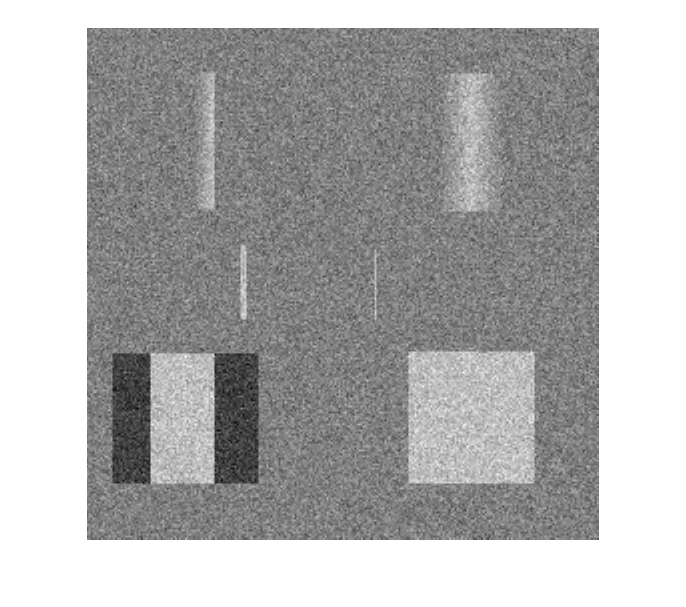
%> input picture HW3/Edges_gnoise.tif, 686 x 607 px
$ octave Q2.m   (GNU Octave 9; MATLAB toolbox functions it lacks are replaced by stand-ins)
%> lines starting %> are read from the running program, lines starting %| are printed output that depends on the picture
clear; clc; close all;
%Read gaussian noise image
edges_gnoise = imread("Edges_gnoise.tif");
%> edges_gnoise is the input picture: size 607x686x3 uint8; min 0, max 255, mean 177.8
%Read salt an pepper noise image
edges_spnoise = imread("Edges_spnoise.tif");
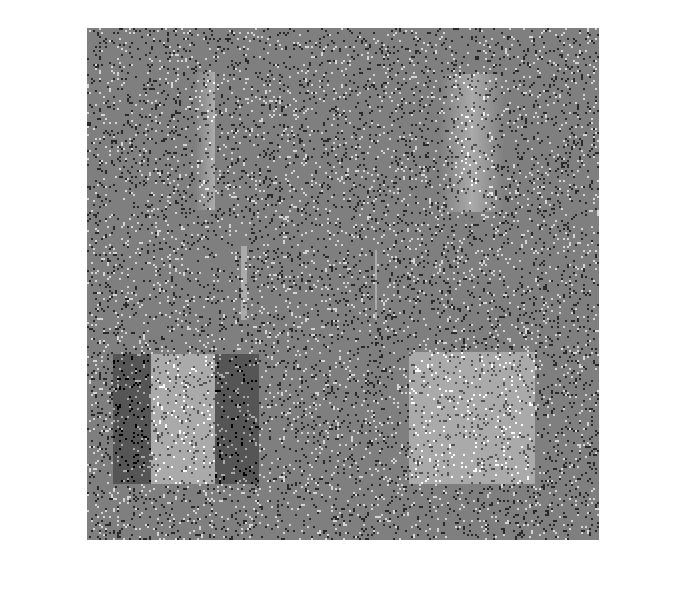
%> input picture HW3/Edges_spnoise.tif, 686 x 607 px
%> edges_spnoise is the input picture: size 607x686x3 uint8; min 0, max 255, mean 175.2

%Use the function you defined to remove the noise from images by usin
%averaging, median and wiener filtering for both gaussian and salt and
%pepper noisy images
remove_noise_from_img(edges_gnoise, 'Gaussian Noise')
remove_noise_from_img(edges_spnoise, 'Salt and Pepper Noise')


%% This function will take image and image name as input
% It will displayed the image filtered by using averaging, median and wiener
function remove_noise_from_img(image, img_name)
%> called with img_name = 'Gaussian Noise'
    %Create Averaging Kernel
    averaging_kernel_3 = createAveragingKernel(3);
    averaging_kernel_9 = createAveragingKernel(9);

    %Apply averaging kernels
    averaging_img_3 = imfilter(image, averaging_kernel_3);
    averaging_img_9 = imfilter(image, averaging_kernel_9);
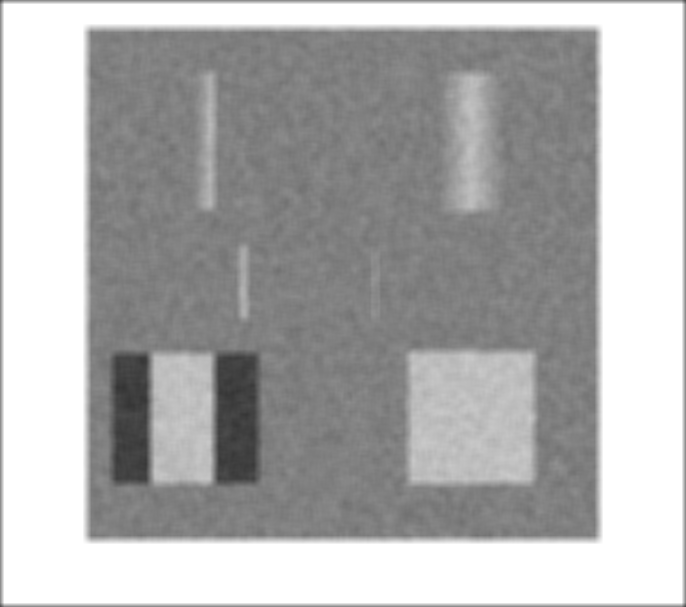
%> averaging_img_9: size 607x686x3 uint8; min 52, max 255, mean 176

    %Median Filtering with 3x3 kernel
    %Since medfilt2 function does not take 3 dimensional images, we will loop
    %for each dimension and filter like that
    for c = 1 : 3
        median_img(:, :, c) = medfilt2(image(:, :, c), [3, 3]);
    end

    %Wiener Filtering Image
    %Since wiener2 function does not take 3 dimensional images, we will loop
    %for each dimension and filter like that
    for c = 1 : 3
          %According to MATLAB documentation, if we are not giving
          %estimated noise, wiener2 will use the mean of the local variance
          %of the pixels. I wanted the check that value first
         [wiener_img(:, :, c),noise_out] = wiener2(image(:, :, c), [3, 3]);
         disp("Estimated Noise By Wiener 2 Function" +noise_out);
         %I gave noise estimation 5 times of that estimation to
         %understand its effect
         wiener_img2(:, :, c) = wiener2(image(:, :, c), [3, 3],noise_out*5);
         wiener_img3(:, :, c) = wiener2(image(:, :, c), [5, 5],noise_out*5);
    end
%> this loop made 3 passes
%| Estimated Noise By Wiener 2 Function0.003112
%| Estimated Noise By Wiener 2 Function0.003112
%| Estimated Noise By Wiener 2 Function0.003112

    %Display the Images
    images = {image, averaging_img_3, averaging_img_9, median_img, wiener_img, wiener_img2, wiener_img3};
%> images = 7 items
    labels = {'Q1-Original Image', 'Q1-Averaging Filtering with 3x3 Kernel', 'Q1-Averaging Filtering with 9x9 Kernel', 'Q1-Median Filtering with 3x3', "Q1-Wiener Filtering with 3x3, Estimate " + noise_out, "Q1-Wiener Filtering with 3x3, Estimate " + noise_out * 5,"Q1-Wiener Filtering with 9x9, Estimate " };
%> labels = 7 items
    figure;
    for i=1:length(images)
        currentImage = images{i};
        % Create a subplot
        subplot(3, 3, i);
        % Display the image with its label
        imshow(currentImage, []);
        title(labels{i} + " " + img_name);
        imwrite(mat2gray(currentImage),fullfile("Q1_Resulting_Images", labels{i}+".jpg"));
    end
    % Adjust layout
    sgtitle("Q1-" + img_name + " Images with Labels");
    set(gcf, 'Position', [100, 100, 800, 600]);
%> call 2 of remove_noise_from_img, with img_name = 'Salt and Pepper Noise'
%> in remove_noise_from_img (call 2), `averaging_img_3 = imfilter(image, averaging_kernel_3);`:
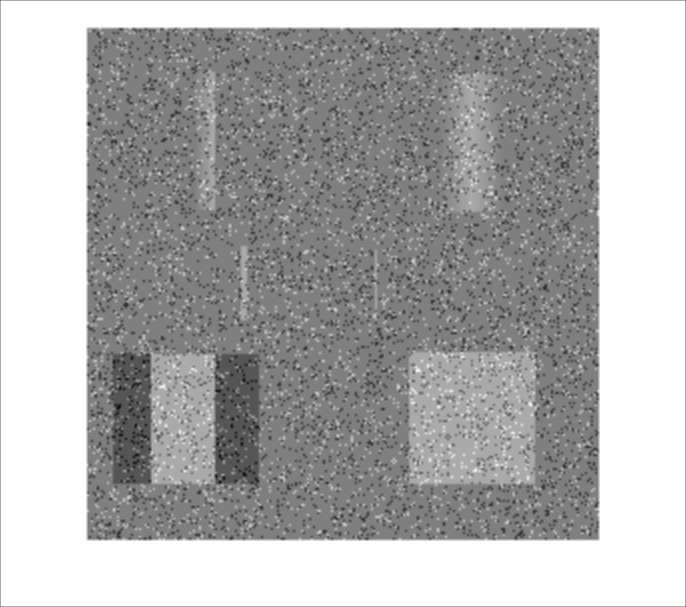
%> averaging_img_3: size 607x686x3 uint8; min 9, max 255, mean 174.7
%> in remove_noise_from_img (call 2), `averaging_img_9 = imfilter(image, averaging_kernel_9);`:
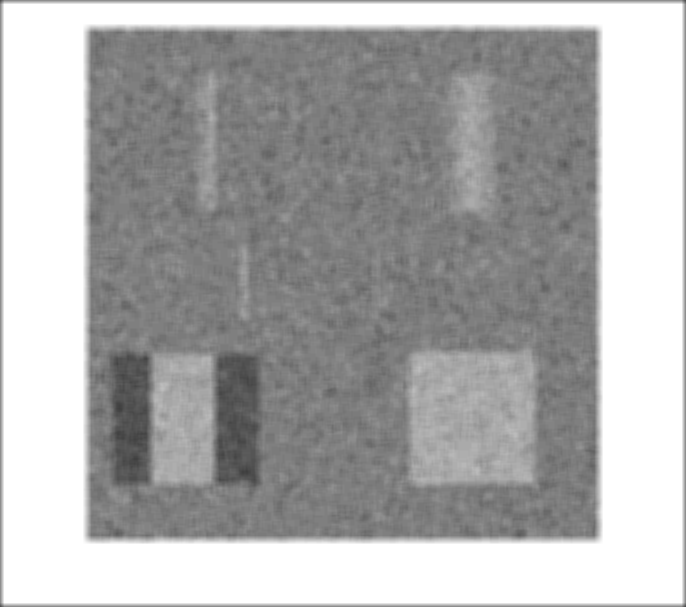
%> averaging_img_9: size 607x686x3 uint8; min 62, max 255, mean 173.5
%> after the loop in remove_noise_from_img (call 2), `for c = 1 : 3`:
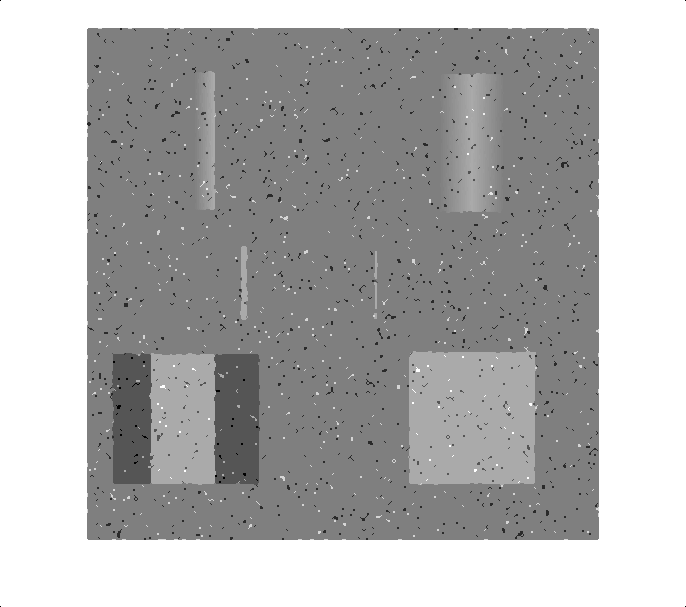
%> median_img: size 607x686x3 uint8; min 0, max 255, mean 176.1
%> the loop in remove_noise_from_img (call 2), `for c = 1 : 3` made 3 passes
%| Estimated Noise By Wiener 2 Function0.0082924
%| Estimated Noise By Wiener 2 Function0.0082924
%| Estimated Noise By Wiener 2 Function0.0082924
    saveas(gcf, fullfile("Q1_Resulting_Images", img_name + " Images with Labels.jpg"));
end

%% This function will take kernel size and create averaging kernel
function averaging_kernel = createAveragingKernel(kernel_size)
    averaging_kernel = ones(kernel_size,kernel_size) * (1/(kernel_size^2));
end
